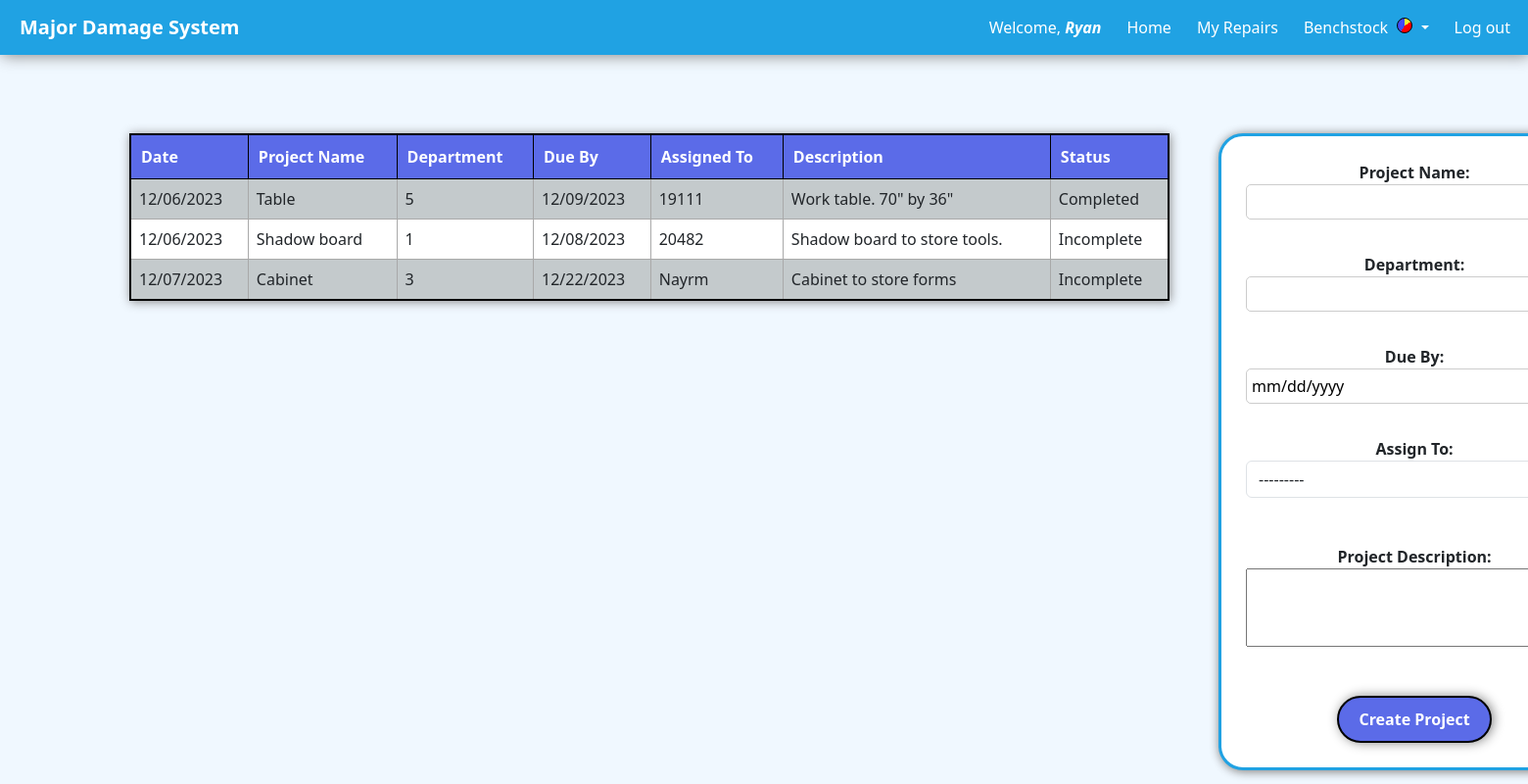
/MDlogger/projects (signed in), run on an earlier commit of the app's database.
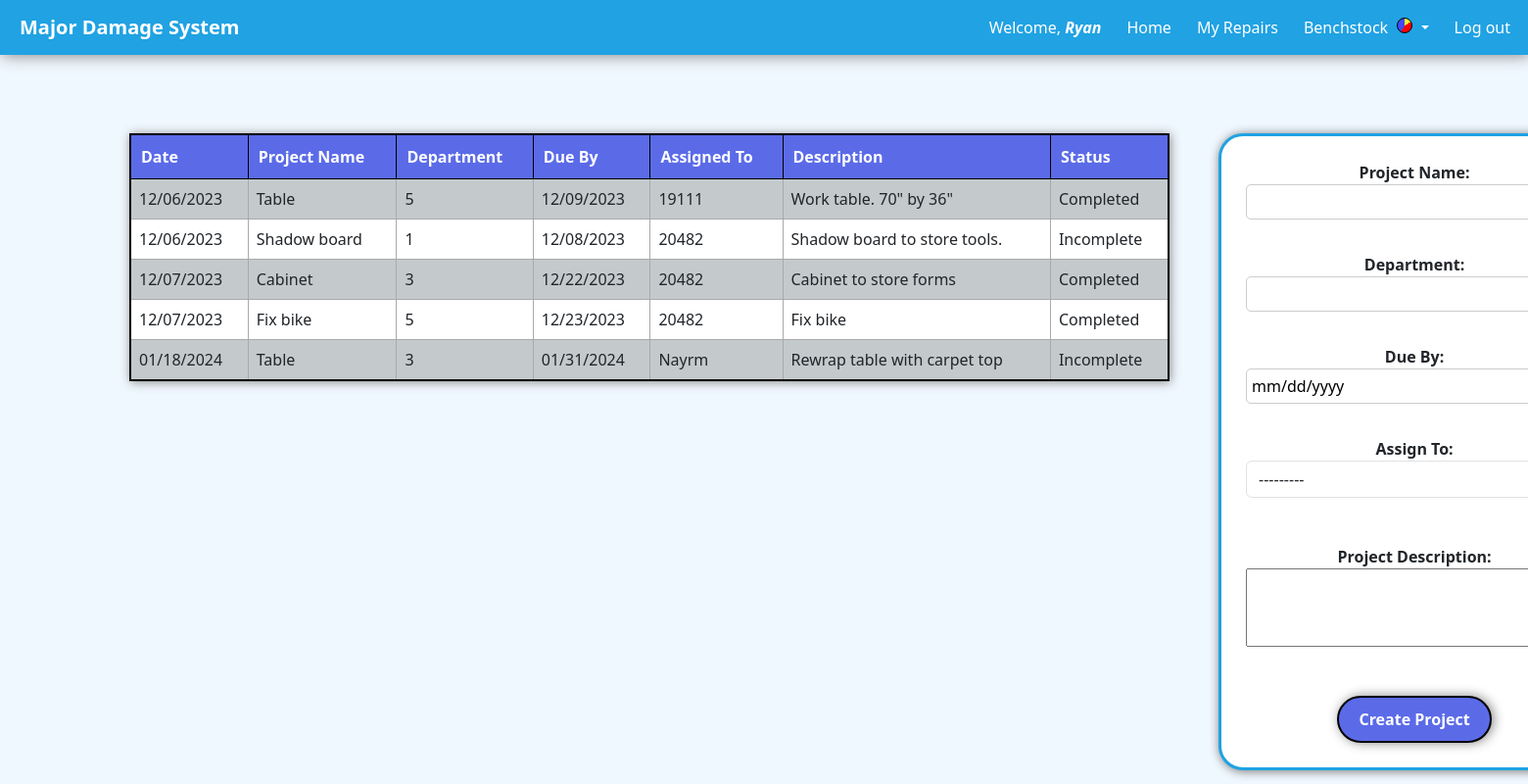
And on a later commit of the database.
### MDlogger/models.py (models this page shows, shortened)
class Projects(models.Model):
    date = models.DateField(auto_now_add=True)
    time = models.TimeField(auto_now_add=True)
    user = models.ForeignKey(User, on_delete=models.SET_NULL, null=True)
    assignedto = models.ForeignKey(User, on_delete=models.SET_NULL, null=True, related_name='assigned_projects')
    due = models.DateField()
    department = models.CharField(max_length=80)
    project = models.CharField(max_length=200)
    description = models.TextField()
    STATUS_CHOICES = [
        ('Incomplete', 'Incomplete'),
        ('Completed', 'Completed'),
    ]
    status = models.CharField(max_length=20, choices=STATUS_CHOICES, default='Incomplete')

### MDlogger/views/projects.py (the view)
def projects(request):
    projects = Projects.objects.all()
    form = ProjectsForm()
    if request.method == 'POST':
        form = ProjectsForm(request.POST)
        if form.is_valid():
            project = form.save(commit=False)
            project.user = request.user
            project.save()
            return redirect('MDlogger:projects')
    else:
        form = ProjectsForm()
    return render(request, 'MDlogger/projects.html', {'projects': projects, 'form': form})

### MDlogger/forms.py
class ProjectsForm(forms.ModelForm):
    class Meta:
        model = Projects
        fields = ['assignedto', 'due', 'department', 'project', 'description']
    def __init__(self, *args, **kwargs):
        super(ProjectsForm, self).__init__(*args, **kwargs)
        self.fields['assignedto'] = forms.ModelChoiceField(
            queryset=User.objects.all(),
            required=False,  # You can set this to True if you want it to be a required field
            widget=forms.Select(attrs={'class': 'form-control'}),
        )

### MDlogger/templates/MDlogger/projects.html (shortened to what this page needs)
{% extends 'MDlogger/base.html' %}
{% block content %}
{% if user.is_authenticated %}
    <div id="container">
    <div id="table-container">
        <table id="projects-table">
            <tr>
                <th>Date</th>
                <th>Project Name</th>
                <th>Department</th>
                <th>Due By</th>
                <th>Assigned To</th>
                <th>Description</th>
                <th>Status</th>
            </tr>
            {% for project in projects %}
                <tr>
                    <td>{{ project.date|date:"m/d/Y" }}</td>
                    <td>{{ project.project }}</td>
                    <td>{{ project.department }}</td>
                    <td>{{ project.due|date:"m/d/Y" }}</td>
                    <td>{{ project.assignedto }}</td>
                    <td>{{ project.description }}</td>
                    <td>{{ project.status }}</td>
                </tr>
            {% endfor %}
        </table>
    </div>
    <form method="post" action="" class="project-form">
        <label for="id_project">Project Name:</label><br>
        {{ form.project }} <br><br>
        <label for="id_department">Department:</label><br>
        {{ form.department }} <br><br>
        <label for="id_due">Due By:</label><br>
        <input type="date" id="id_due" name="due" required><br><br>
        <label for="id_assignedto">Assign To:</label><br>
        {{ form.assignedto }} <br><br>
        <label for="id_description" id="text-box">Project Description:</label><br>
        {{ form.description }} <br><br>
        <button type="submit">Create Project</button>
    </form>
    </div>
{% else %}
    <p>You are not logged in.</p>
    <a href="{% url 'MDlogger/index.html' %}">Log In</a>
{% endif %}
{% endblock %}

### MDlogger/templates/MDlogger/base.html (shortened to what this page needs)
<!DOCTYPE html>
<html lang="en">
<head>
    <link href="https://cdn.jsdelivr.net/npm/bootstrap@5.3.2/dist/css/bootstrap.min.css" rel="stylesheet">
    <link rel="stylesheet" href="https://cdn.jsdelivr.net/npm/bootstrap-icons@1.11.2/font/bootstrap-icons.min.css">
    <link href="https://unpkg.com/bootstrap-table@1.18.2/dist/bootstrap-table.min.css" rel="stylesheet">
</head>
<body style="background-color: aliceblue;">
    <nav class="navbar navbar-expand-lg navbar-light" style="background-color: #20a2e3;">
        <a class="navbar-brand text-white" href="{% url 'MDlogger:index' %}"><b>Major Damage System</b></a>
        <div class="collapse navbar-collapse" id="navbarNavDropdown">
            <ul class="navbar-nav ms-auto">
                {% if user.is_authenticated %}
                    <li class="nav-item">
                        <a class="nav-link text-white" href="#">Welcome, <i><b>{{ user.first_name }}</b></i></a>
                    </li>
                    <li class="nav-item">
                        <a class="nav-link text-white" href="{% url 'MDlogger:index' %}">Home</a>
                    </li>
                    <li class="nav-item">
                        <a class="nav-link text-white" href="{% url 'MDlogger:associate_home' %}">My Repairs</a>
                    </li>
                    <li class="nav-item dropdown">
                        <a class="nav-link dropdown-toggle text-white" href="#" id="navbarDropdownMenuLink" role="button" data-bs-toggle="dropdown" aria-expanded="false">
                            Benchstock
                            <div class="pie-chart"></div>
                        </a>
                    </li>
                    <li class="nav-item">
                        <a class="nav-link text-white" href="#" onclick="confirmLogout()">Log out</a>
                    </li>
                {% else %}
                    <li class="nav-item">
                        <a class="nav-link text-white" href="{% url 'MDlogger:index' %}">Login Required</a>
                    </li>
                {% endif %}
            </ul>
        </div>
    </nav>
    <div class="container mt-4">
        {% block content %}{% endblock %}
    </div>
</body>
</html>

### MDlogger/templates/MDlogger/base.html (style rules this page uses)
.navbar { box-shadow: 2px 1px 15px #888888; padding-left: 20px; }
.nav-link { border-radius: 25px; margin-right: 10px; }
.pie-chart { width: 1em; height: 1em; border-radius: 50%; border: 1px solid #000000; background: conic-gradient(#f4f72f 0deg 60deg, #ff0000 60deg 210deg, #424bfc 180deg 360deg); display: inline-block; margin-left: 5px; }

### MDlogger/templates/MDlogger/projects.html (style rules this page uses)
#container { margin-top: 80px; display: flex; flex-direction: row; justify-content: space-around }
#table-container { width: 100%; }
table { width: 100%; border-collapse: collapse; margin-bottom: 20px; margin-right: 350px; border: 2px solid black ; box-shadow: 1px 1px 10px #888888; }
th { background-color: #5b6be8; color: white; font-weight: bold; padding: 10px; text-align: left; border: 1px solid black; }
td { border: 1px solid darkgray; padding: 8px; text-align: left; max-height: 100px; overflow: hidden; text-overflow: ellipsis; white-space: wrap; }
tr:nth-child(even) { background-color: #c4cacc; }
tr:nth-child(odd) { background-color: #ffffff; }
.project-form { max-width: 400px; padding: 25px; border-radius: 25px; border: solid #20a2e3; text-align: center; background-color: white; font-weight: bold; box-shadow: 1px 1px 10px 1px #888888; height: fit-content; margin-left: 50px; }
button { display: inline-block; padding: 10px 20px; margin-top: 20px; font-weight: bold; background-color: #5b6be8; border: solid 2px black; border-radius: 25px; color: white; text-align: center; text-decoration: none; display: inline-block; font-size: 16px; cursor: pointer; box-shadow: #888888 2px 0px 12px 0px; transition: all 0.4s ease 0s; }
body { background-color: aliceblue; overflow: auto; }
input { width: 100%; padding: 5px; margin-bottom: 10px; border: 1px solid #ccc; border-radius: 5px; box-sizing: border-box; }
#id_description { height: 80px; }

What changed in the data, as far as the page shows it:
changed Projects "Cabinet": assignedto "Nayrm" → "20482"; status "Incomplete" → "Completed"
added Projects: date "12/07/2023", project "Fix bike", department "5", due "12/23/2023", assignedto "20482", description "Fix bike", status "Completed"
added Projects: date "01/18/2024", project "Table", department "3", due "01/31/2024", assignedto "Nayrm", description "Rewrap table with carpet top", status "Incomplete"
